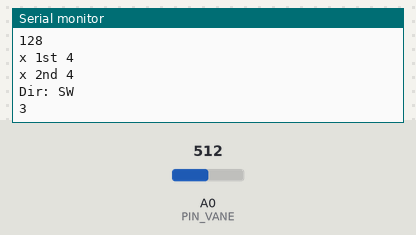
The sketch below on a simulated Arduino Uno, built with avr-gcc and run on an emulated ATmega328P. On the bench: the last lines printed to the serial monitor. Inputs (shaded band) come from the test bench; at power-on: A0 (PIN_VANE) = 512.

Above: at 1.2 s.
1.3 s: A0 (PIN_VANE) set to 716
At 1.47 s:
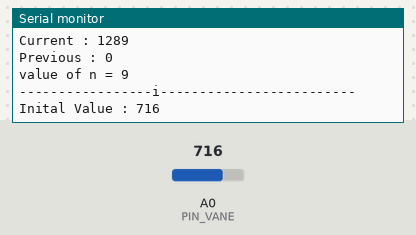
3.1 s: A0 (PIN_VANE) set to 900
At 3.36 s:
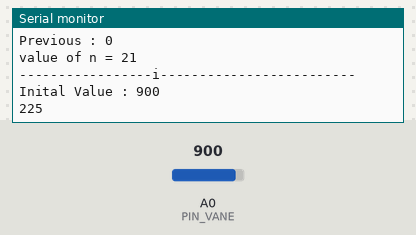
4.8 s: A0 (PIN_VANE) set to 306
At 5.25 s:
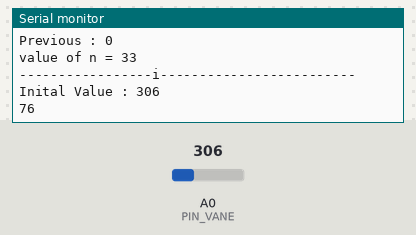
6.6 s: A0 (PIN_VANE) set to 122
At 7.11 s:
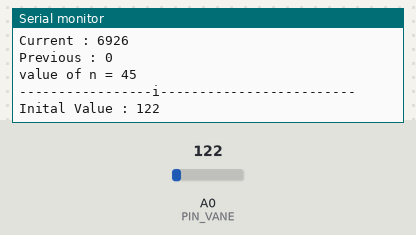
8.4 s: A0 (PIN_VANE) set to 0
At 8.96 s:
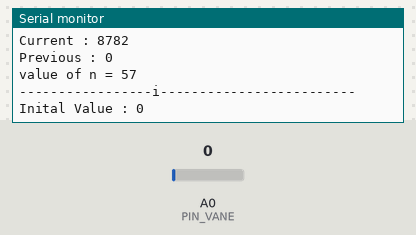
11.7 s: A0 (PIN_VANE) set to 511
At 11.77 s:
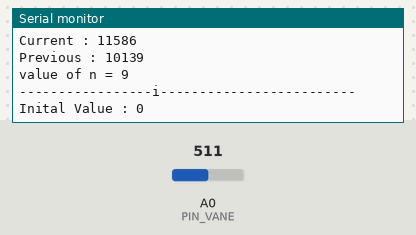
Timing chart, 0 to 14.7 s (numbered marks = the images above; inputs shaded):
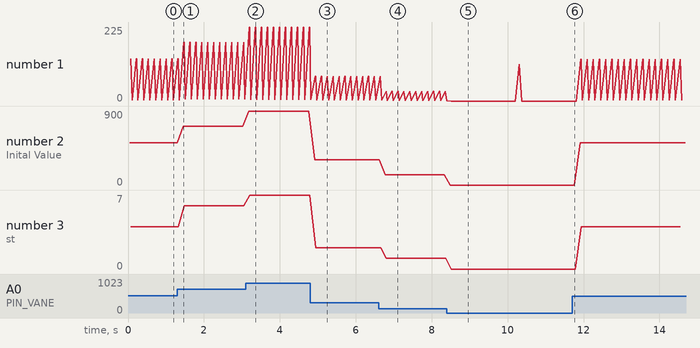

The sketch:

test.ino
```cpp
#include <SPI.h>
#include<string.h>
#define uint  unsigned int
#define ulong unsigned long
#define PIN_VANE        A0
#define NUMDIRS 8
ulong   adc[NUMDIRS] = {26, 45, 77, 118, 161, 177, 197, 256};
//unsigned long currentMillis = millis();
unsigned long previousMillis = 0;
long interval = 10000;
char *strVals[NUMDIRS] = {"W","NW","N","SW","NE","S","SE","E"};
byte dirOffset=0;
char buffer[6];
byte WindDir;
int angle = 0, i = 0;
float f ;
int n = 0;
void setup()
{
  Serial.begin(9600);
}

void loop()
{
    WindDir = 0;
//    previousMillis = 0;

    windDirection();
   // delay(10000);
}

void windDirection()
{
  Serial.println("-----------------i-------------------------");
  int val;
  byte x, reading;

  val = analogRead(PIN_VANE);
  Serial.print("Inital Value : ");
  Serial.println(val);
  val >>=2;                        // Shift to 255 range
  Serial.println(val);
  reading = val;

  // Look the reading up in directions table. Find the first value
  // that's >= to what we got.
  for (x=0; x<NUMDIRS; x++)
  {

    if (adc[x] >= reading)

      break;
  }
    Serial.println(reading, DEC);
    Serial.print("x 1st ");
    Serial.println(x);
  x = (x + dirOffset) % 8;   // Adjust for orientation
    Serial.print("x 2nd ");
    Serial.println(x);

  switch(x)
  {
  case 0:
    angle = 0 ;
    break;
  case 1:
    angle = 1 ;
    break;
  case 2:
    angle = 2 ;
    break;
  case 4:
    angle = 3 ;
    break;
  case 7:
    angle = 4 ;
    break;
  case 6:
    angle = 5 ;
    break;
  case 5:
    angle = 6 ;
    break;
  case 3:
    angle = 7 ;
    break;
  }
  Serial.print("Dir: ");
  Serial.println(strVals[angle]);
  Serial.println(angle);
  //   WindDir[0] = strVals[0];
  unsigned long currentMillis = millis();
  Serial.print("Current : ");
  Serial.println(currentMillis);

  WindDir = angle + WindDir;
  if(currentMillis - previousMillis > interval)
  {
  previousMillis = currentMillis;
  Serial.print("Previous : ");
  Serial.println(previousMillis);

  Serial.println("-----------------f-------------------------");
  Serial.print("Final : ");
  Serial.println(WindDir);
  f = (float)WindDir / n;
  f = f * 45;
  Serial.println(f);
  n=0;
 }

   else

      {
        Serial.print("Previous : ");
        Serial.println(previousMillis);
        n++;
        Serial.print("value of n = ");
        Serial.println(n);
        windDirection();
       }


}
```

Measured:
- after the input at 1.3 s, the serial monitor: prints a new line after 0.15 s (image 1)
- after the input at 3.1 s, the serial monitor: prints a new line after 0.08 s (image 2)
- after the input at 4.8 s, the serial monitor: prints a new line after 0.12 s (image 3)
- after the input at 6.6 s, the serial monitor: prints a new line after 0.18 s (image 4)
- plotted number 1: 5 → 225 after the input at 3.1 s
- plotted number 2: 512 → 716 after the input at 1.3 s, 716 → 900 after the input at 3.1 s, 900 → 306 after the input at 4.8 s, 306 → 122 after the input at 6.6 s
